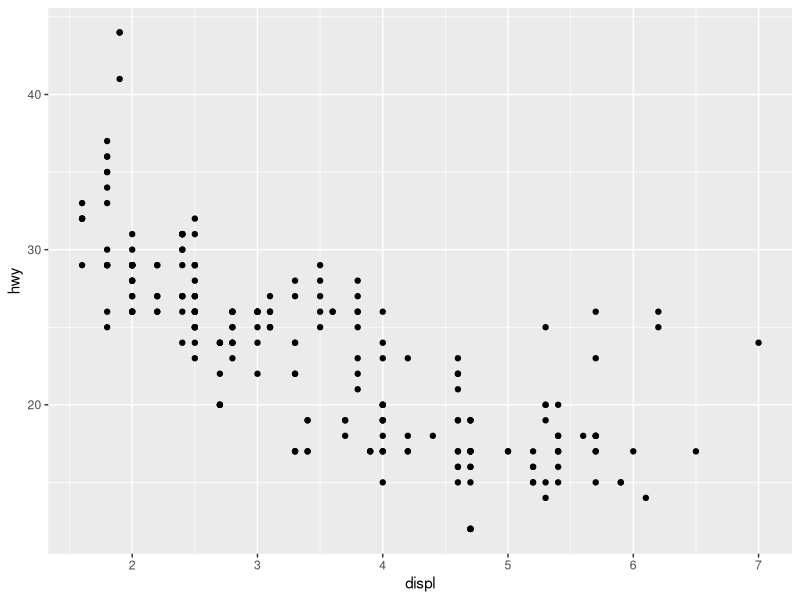
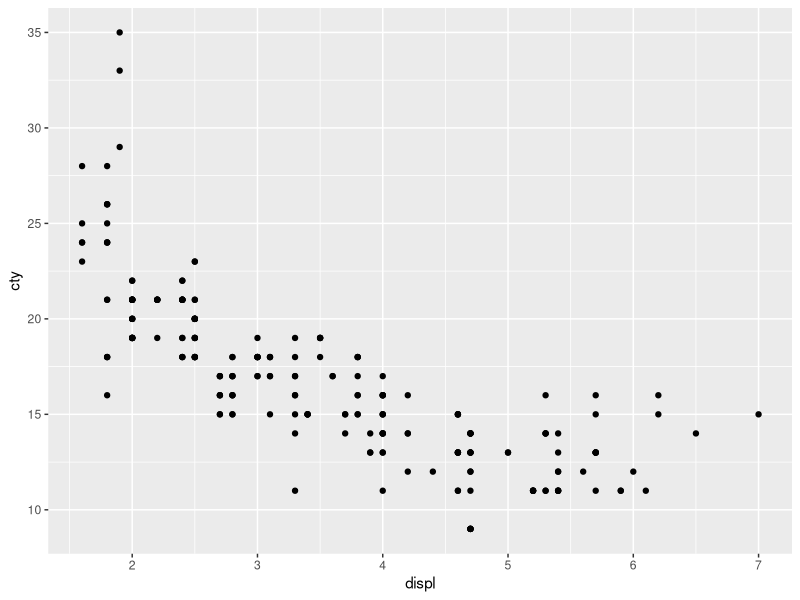
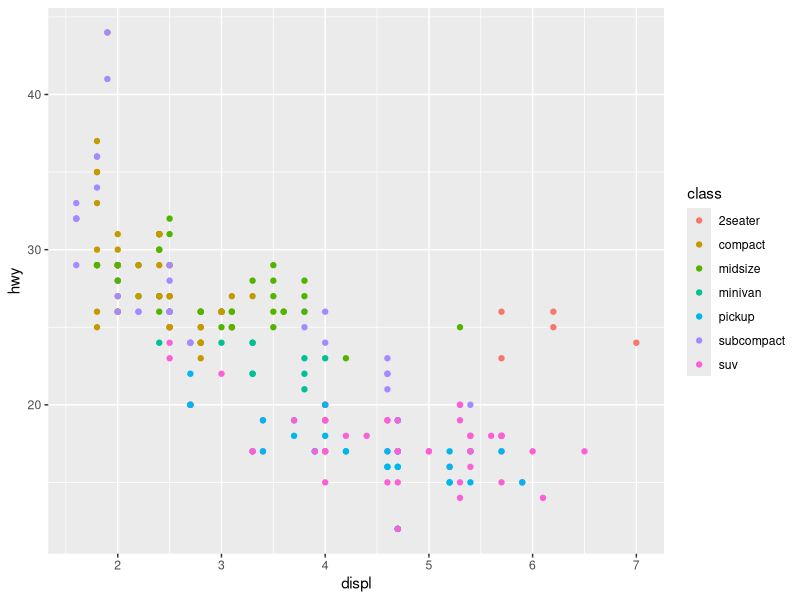
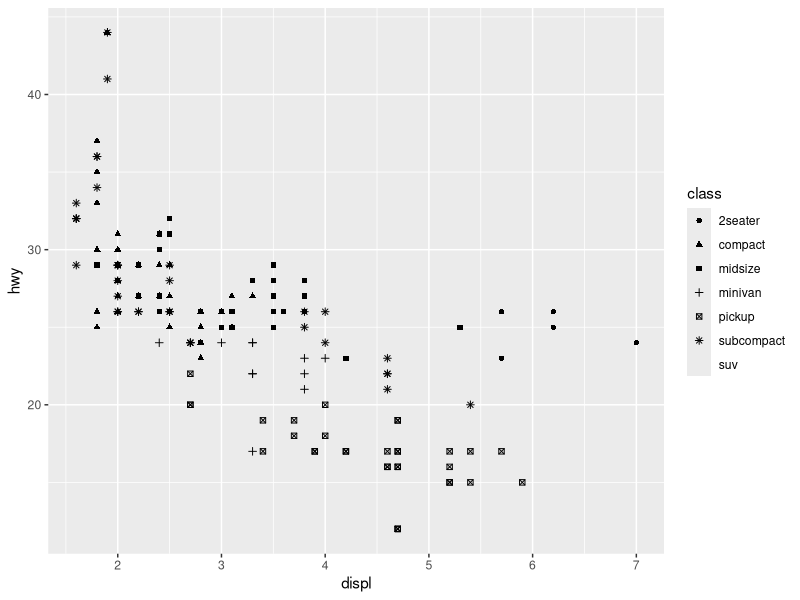
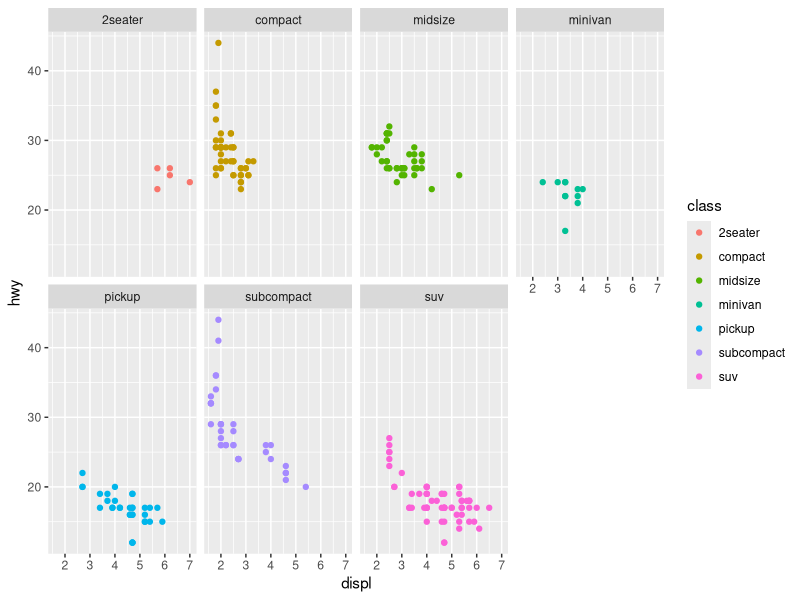
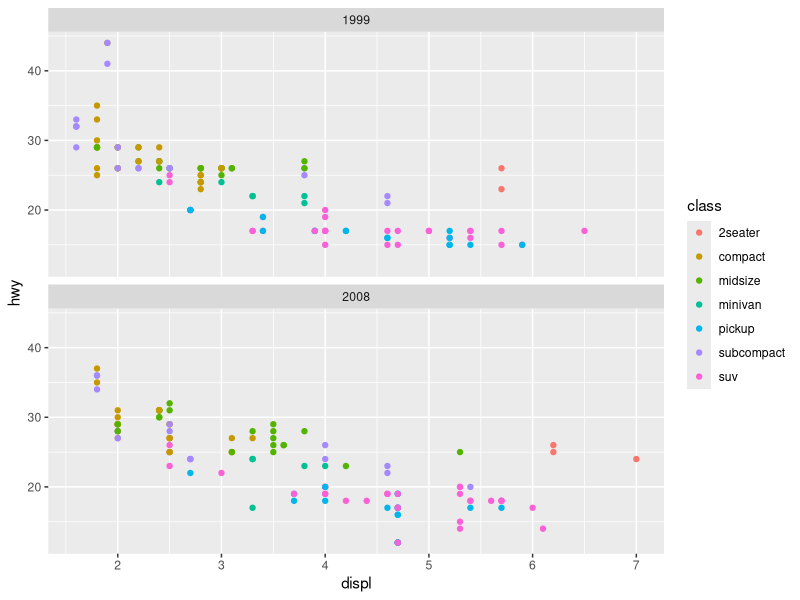
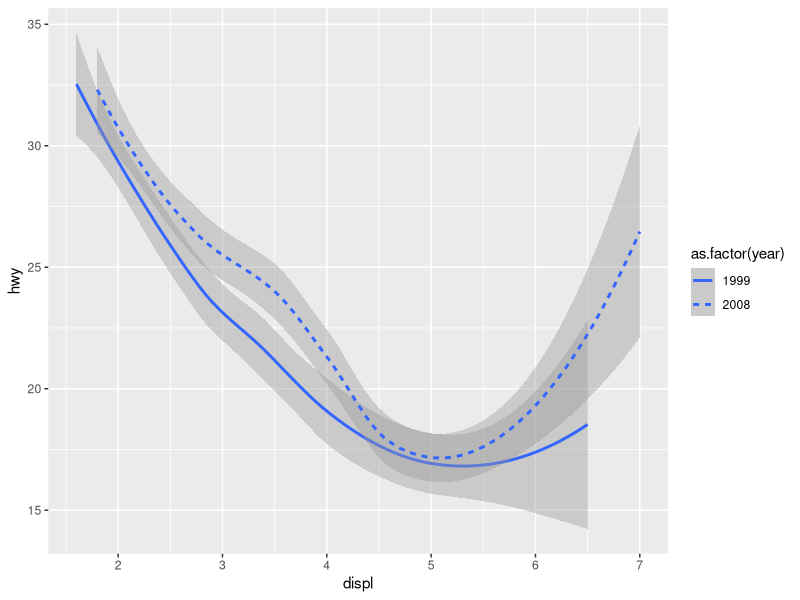
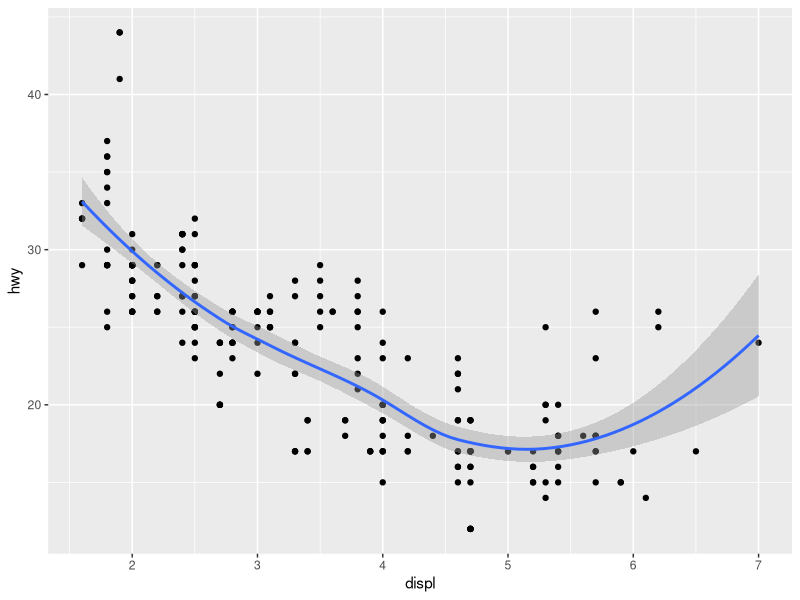

Generate these figures, in order, with R:
library(tidyverse)
mpg
?mpg
ggplot(data=mpg) +
  geom_point(mapping = aes(x=displ, y=hwy))
ggplot(data=mpg) +
  geom_point(mapping = aes(x=displ, y=cty))
ggplot(data=mpg) +
  geom_point(mapping = aes(x=displ, y=hwy, color=class))
ggplot(data=mpg) +
  geom_point(mapping = aes(x=displ, y=hwy, shape=class))
ggplot(data=mpg) +
  geom_point(mapping = aes(x=displ, y=hwy, color=class)) +
  facet_wrap(~ class, nrow=2)
ggplot(data=mpg) +
  geom_point(mapping = aes(x=displ, y=hwy, color=class)) +
  facet_wrap(~ year, nrow=2)
ggplot(data=mpg) +
  geom_smooth(mapping = aes(x=displ, y=hwy, linetype=as.factor(year)))
ggplot(data=mpg) +
  geom_point(mapping = aes(x=displ, y=hwy)) +
  geom_smooth(mapping = aes(x=displ, y=hwy))
ggplot(data=mpg, mapping = aes(x=displ, y=hwy)) +
  geom_smooth() +
  geom_point()
ggplot(data=mpg, mapping = aes(x=displ, y=hwy)) +
  geom_point(mapping = aes(color=class)) +
  geom_smooth()
ggplot(data=mpg) +
  geom_boxplot(mapping=aes(x=class,y=hwy))
ggplot(data=mpg) +
  geom_boxplot(mapping=aes(x=class,y=hwy)) + coord_flip()
ggplot(data=mpg) +
  geom_bar(mapping=aes(x=class))
ggplot(data=mpg) +
  geom_bar(mapping=aes(x=class, y=..prop..,group=1))
ggplot(data=mpg) +
  geom_bar(mapping=aes(x=class, fill=class))
ggplot(data=mpg) +
  geom_bar(mapping=aes(x=class, fill=as.factor(year)),position="fill")
ggplot(data=mpg) +
  geom_bar(mapping=aes(x=class, fill=as.factor(year)),position="dodge")